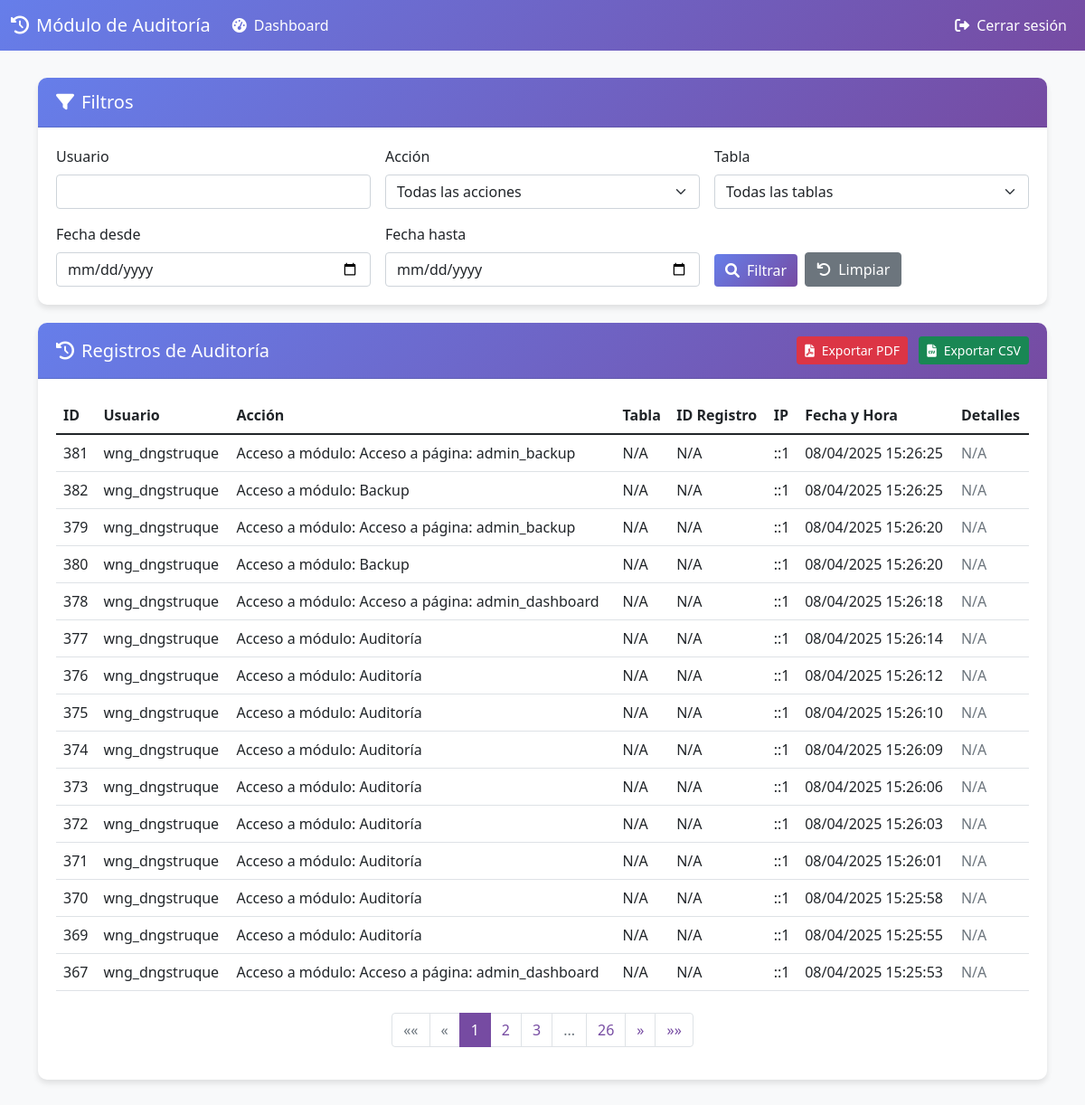
/admin_auditoria.php (signed in), run on the app's committed database.
### tables this page shows
CREATE TABLE `auditoria` (
  `id_auditoria` int(11) NOT NULL AUTO_INCREMENT,
  `id_usuario` int(11) NOT NULL,
  `accion` varchar(255) NOT NULL,
  `tabla` varchar(100) DEFAULT NULL,
  `id_registro` int(11) DEFAULT NULL,
  `detalles` text DEFAULT NULL,
  `ip_usuario` varchar(45) NOT NULL,
  `fecha_hora` datetime NOT NULL DEFAULT current_timestamp(),
  PRIMARY KEY (`id_auditoria`),
  KEY `id_usuario` (`id_usuario`),
  CONSTRAINT `auditoria_ibfk_1` FOREIGN KEY (`id_usuario`) REFERENCES `usuarios` (`id_usuario`)
);

CREATE TABLE `usuarios` (
  `id_usuario` int(11) NOT NULL AUTO_INCREMENT,
  `username` varchar(50) NOT NULL,
  `password` varchar(255) NOT NULL,
  `email` varchar(100) NOT NULL,
  `created_at` timestamp NOT NULL DEFAULT current_timestamp(),
  `nombre` varchar(100) DEFAULT NULL,
  `apellido` varchar(100) DEFAULT NULL,
  `telefono` varchar(20) DEFAULT NULL,
  `area` varchar(100) DEFAULT NULL,
  `rol` enum('usuario','administrador') DEFAULT 'usuario',
  `tamanio_texto` enum('pequeno','normal','grande') DEFAULT 'normal',
  `tema` enum('claro','oscuro') DEFAULT 'claro',
  `idioma` char(2) DEFAULT 'es',
  PRIMARY KEY (`id_usuario`),
  UNIQUE KEY `username` (`username`),
  UNIQUE KEY `email` (`email`)
);

### admin_auditoria.php (the view, shortened to what the rows shown need)
<?php
require_once "includes/config.php";
$registros_por_pagina = 15;
$pagina_actual = isset($_GET['pagina']) ? (int) $_GET['pagina'] : 1;
$inicio = ($pagina_actual - 1) * $registros_por_pagina;
$sql_where = "WHERE 1=1";
$params = [];
$types = "";
$sql = "SELECT a.*, u.username
        FROM auditoria a
        JOIN usuarios u ON a.id_usuario = u.id_usuario
        $sql_where
        ORDER BY a.fecha_hora DESC
        LIMIT ?, ?";
$stmt = mysqli_prepare($link, $sql);
$params[] = $inicio;
$params[] = $registros_por_pagina;
$types .= "ii";
mysqli_stmt_bind_param($stmt, $types, ...$params);
mysqli_stmt_execute($stmt);
$result = mysqli_stmt_get_result($stmt);
?>
<!DOCTYPE html>
<html lang="es">
<head>
    <link href="https://cdn.jsdelivr.net/npm/bootstrap@5.1.3/dist/css/bootstrap.min.css" rel="stylesheet">
    <link rel="stylesheet" href="https://cdnjs.cloudflare.com/ajax/libs/font-awesome/6.0.0-beta3/css/all.min.css">
</head>
<body>
    <div class="container">
        <div class="card">
            <div class="card-body">
                <div class="table-responsive">
                    <table class="table table-hover">
                        <thead>
                            <tr>
                                <th>ID</th>
                                <th>Usuario</th>
                                <th>Acción</th>
                                <th>Tabla</th>
                                <th>ID Registro</th>
                                <th>IP</th>
                                <th>Fecha y Hora</th>
                                <th>Detalles</th>
                            </tr>
                        </thead>
                        <tbody>
                            <?php if (mysqli_num_rows($result) > 0): ?>
                                <?php while ($row = mysqli_fetch_assoc($result)): ?>
                                    <tr>
                                        <td><?php echo htmlspecialchars($row['id_auditoria']); ?></td>
                                        <td><?php echo htmlspecialchars($row['username']); ?></td>
                                        <td><?php echo htmlspecialchars($row['accion']); ?></td>
                                        <td><?php echo htmlspecialchars($row['tabla'] ?? 'N/A'); ?></td>
                                        <td><?php echo htmlspecialchars($row['id_registro'] ?? 'N/A'); ?></td>
                                        <td><?php echo htmlspecialchars($row['ip_usuario']); ?></td>
                                        <td><?php echo htmlspecialchars(date('d/m/Y H:i:s', strtotime($row['fecha_hora']))); ?>
                                        </td>
                                        <td>
                                            <?php if (!empty($row['detalles'])): ?>
                                                <button type="button" class="btn btn-sm btn-info" data-bs-toggle="modal"
                                                    data-bs-target="#detallesModal<?php echo $row['id_auditoria']; ?>">
                                                    <i class="fas fa-eye"></i>
                                                </button>
                                                <div class="modal fade" id="detallesModal<?php echo $row['id_auditoria']; ?>"
                                                    tabindex="-1"
                                                    aria-labelledby="detallesModalLabel<?php echo $row['id_auditoria']; ?>"
                                                    aria-hidden="true">
                                                    <div class="modal-dialog">
                                                        <div class="modal-content">
                                                            <div class="modal-header">
                                                                <h5 class="modal-title"
                                                                    id="detallesModalLabel<?php echo $row['id_auditoria']; ?>">
                                                                    Detalles de la Acción</h5>
                                                                <button type="button" class="btn-close" data-bs-dismiss="modal"
                                                                    aria-label="Close"></button>
                                                            </div>
                                                            <div class="modal-body">
                                                                <p><?php echo nl2br(htmlspecialchars($row['detalles'])); ?></p>
                                                            </div>
                                                            <div class="modal-footer">
                                                                <button type="button" class="btn btn-secondary"
                                                                    data-bs-dismiss="modal">Cerrar</button>
                                                            </div>
                                                        </div>
                                                    </div>
                                                </div>
                                            <?php else: ?>
                                                <span class="text-muted">N/A</span>
                                            <?php endif; ?>
                                        </td>
                                    </tr>
                                <?php endwhile; ?>
                            <?php else: ?>
                                <tr>
                                    <td colspan="8" class="text-center">No hay registros de auditoría</td>
                                </tr>
                            <?php endif; ?>
                        </tbody>
                    </table>
                </div>
            </div>
        </div>
    </div>
</body>
</html>

### data on the page
auditoria: id_auditoria "381", id_usuario.username "wng_dngstruque", accion "Acceso a módulo: Acceso a página: admin_backup", tabla "N/A", id_registro "N/A", ip_usuario "::1", fecha_hora "08/04/2025 15:26:25"
auditoria: id_auditoria "382", id_usuario.username "wng_dngstruque", accion "Acceso a módulo: Backup", tabla "N/A", id_registro "N/A", ip_usuario "::1", fecha_hora "08/04/2025 15:26:25"
auditoria: id_auditoria "379", id_usuario.username "wng_dngstruque", accion "Acceso a módulo: Acceso a página: admin_backup", tabla "N/A", id_registro "N/A", ip_usuario "::1", fecha_hora "08/04/2025 15:26:20"
auditoria: id_auditoria "380", id_usuario.username "wng_dngstruque", accion "Acceso a módulo: Backup", tabla "N/A", id_registro "N/A", ip_usuario "::1", fecha_hora "08/04/2025 15:26:20"
auditoria: id_auditoria "378", id_usuario.username "wng_dngstruque", accion "Acceso a módulo: Acceso a página: admin_dashboard", tabla "N/A", id_registro "N/A", ip_usuario "::1", fecha_hora "08/04/2025 15:26:18"
auditoria: id_auditoria "377", id_usuario.username "wng_dngstruque", accion "Acceso a módulo: Auditoría", tabla "N/A", id_registro "N/A", ip_usuario "::1", fecha_hora "08/04/2025 15:26:14"
auditoria: id_auditoria "376", id_usuario.username "wng_dngstruque", accion "Acceso a módulo: Auditoría", tabla "N/A", id_registro "N/A", ip_usuario "::1", fecha_hora "08/04/2025 15:26:12"
auditoria: id_auditoria "375", id_usuario.username "wng_dngstruque", accion "Acceso a módulo: Auditoría", tabla "N/A", id_registro "N/A", ip_usuario "::1", fecha_hora "08/04/2025 15:26:10"
auditoria: id_auditoria "374", id_usuario.username "wng_dngstruque", accion "Acceso a módulo: Auditoría", tabla "N/A", id_registro "N/A", ip_usuario "::1", fecha_hora "08/04/2025 15:26:09"
auditoria: id_auditoria "373", id_usuario.username "wng_dngstruque", accion "Acceso a módulo: Auditoría", tabla "N/A", id_registro "N/A", ip_usuario "::1", fecha_hora "08/04/2025 15:26:06"
auditoria: id_auditoria "372", id_usuario.username "wng_dngstruque", accion "Acceso a módulo: Auditoría", tabla "N/A", id_registro "N/A", ip_usuario "::1", fecha_hora "08/04/2025 15:26:03"
auditoria: id_auditoria "371", id_usuario.username "wng_dngstruque", accion "Acceso a módulo: Auditoría", tabla "N/A", id_registro "N/A", ip_usuario "::1", fecha_hora "08/04/2025 15:26:01"
auditoria: id_auditoria "370", id_usuario.username "wng_dngstruque", accion "Acceso a módulo: Auditoría", tabla "N/A", id_registro "N/A", ip_usuario "::1", fecha_hora "08/04/2025 15:25:58"
auditoria: id_auditoria "369", id_usuario.username "wng_dngstruque", accion "Acceso a módulo: Auditoría", tabla "N/A", id_registro "N/A", ip_usuario "::1", fecha_hora "08/04/2025 15:25:55"
auditoria: id_auditoria "367", id_usuario.username "wng_dngstruque", accion "Acceso a módulo: Acceso a página: admin_dashboard", tabla "N/A", id_registro "N/A", ip_usuario "::1", fecha_hora "08/04/2025 15:25:53"

### other printed values
$total_paginas "26"
